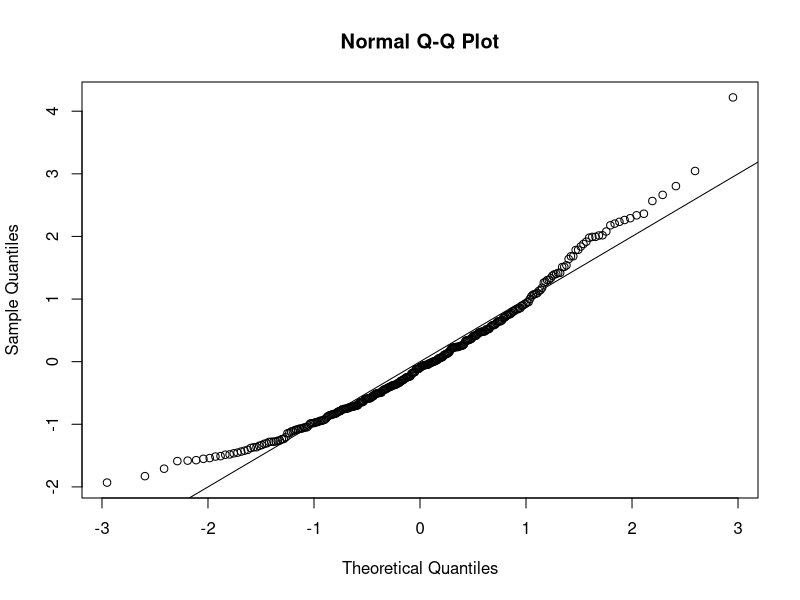
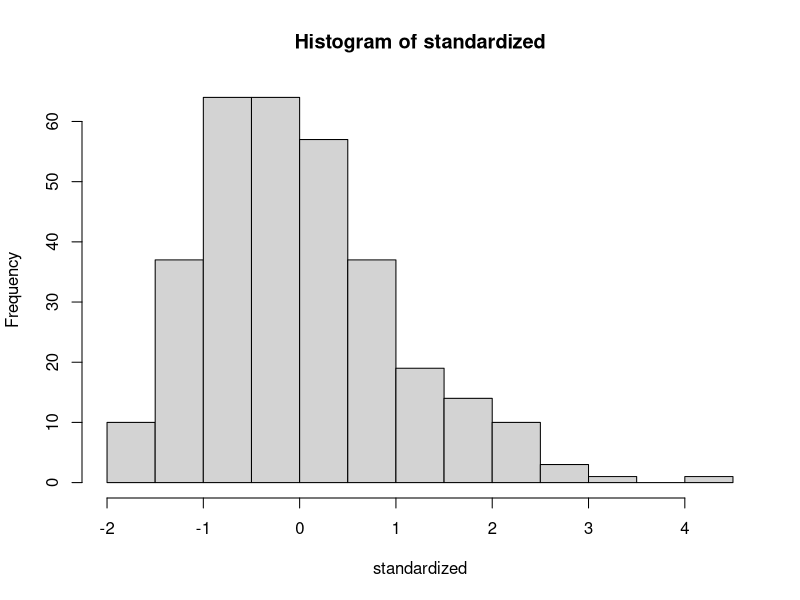
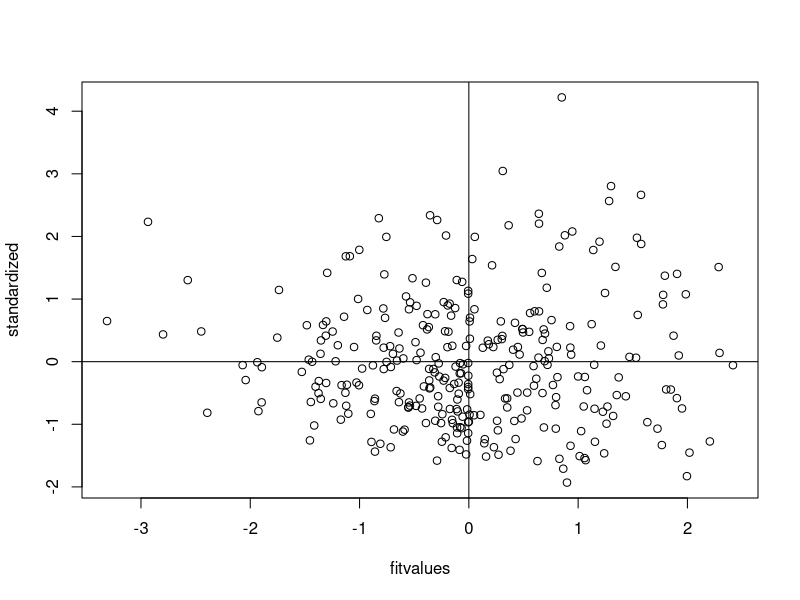

The R source for these figures, in order:
setwd("E:/GA/Scales")
master = read.csv("Meaning_Scales_ELQ_RN_RR_Done_Paper.csv")
summary(master)

##reverse coding 3 12, 23, 27 which is items 2, 7, 14, 18
master[ , c(4, 8, 14, 18)] = 6 - master[ , c(4, 8, 14, 18)]


####DATA SCREENING####

##Missing Data##
library(mice)
percentmiss = function(x){ sum(is.na(x))/length(x) *100 }

##Going by rows ONLY
notypos = master
missing = apply(notypos[ , 3:21], 1, percentmiss) 
table(missing)

##replace only the data that you should
replacepeople = notypos[ missing <= 5 , ]  
dontpeople = notypos[ missing > 5 , ]

##figure out the columns to exclude (survey data)
apply(replacepeople, 2, percentmiss)
replacecolumn = replacepeople[ , -c(1,2,22)]
dontcolumn = replacepeople[ , c(1,2,22)]

nomiss = replacepeople

##Outliers##
mahal = mahalanobis(nomiss[ , -c(1,2,22)], 
                    colMeans(nomiss[ , -c(1,2,22)], na.rm = TRUE),
                    cov(nomiss[ , -c(1,2,22)], use="pairwise.complete.obs"))

summary(mahal)
cutoff = qchisq(.999,ncol(nomiss[ , -c(1,2,22)])) 
summary(mahal < cutoff)
noout = nomiss[ mahal < cutoff, ]

##additivity: correlations
correlations = cor(noout[,-c(1,2,22)], use="pairwise.complete.obs")
symnum(correlations)

##make the random stuff
random = rchisq(nrow(noout), 7)
##be sure here not to include the ID columns!
fake = lm(random~., data=noout[ , -c(1:2,22)])

##get the linearity plot
##create the standardized residuals
standardized = rstudent(fake)
qqnorm(standardized)
abline(0,1)

##multivariate normality
hist(standardized, breaks=15)

##homogeneity and homoscedaticity
fitvalues = scale(fake$fitted.values)
plot(fitvalues, standardized) 
abline(0,0)
abline(v = 0)

##Scoring 
ELQ <- rowSums(noout[, -c(1:2,22)])
ELQ
